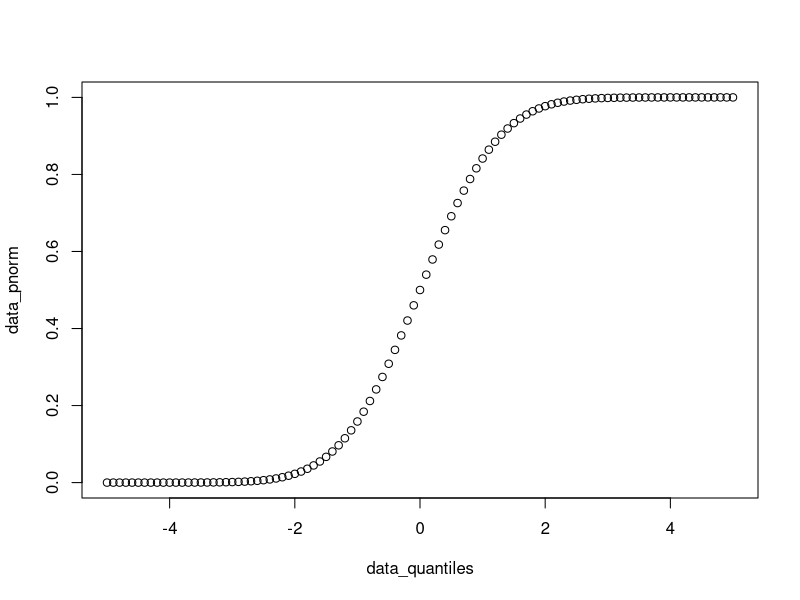
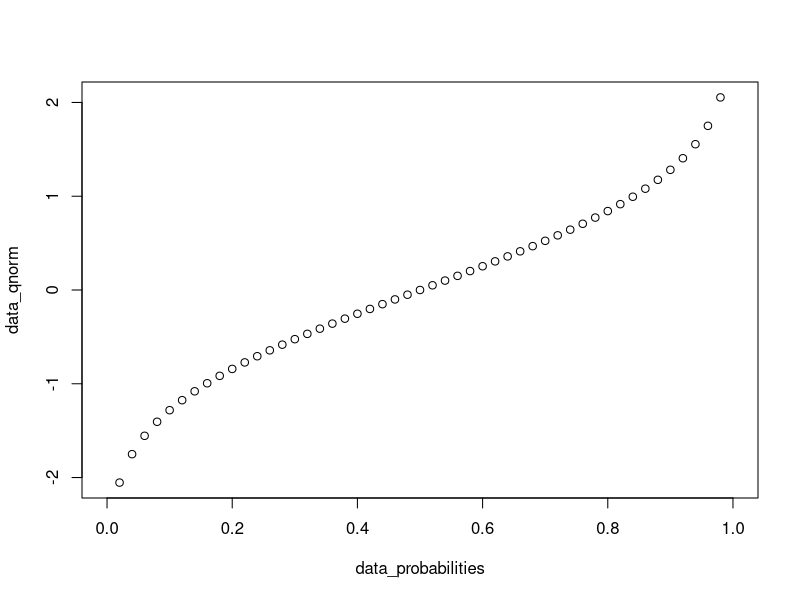
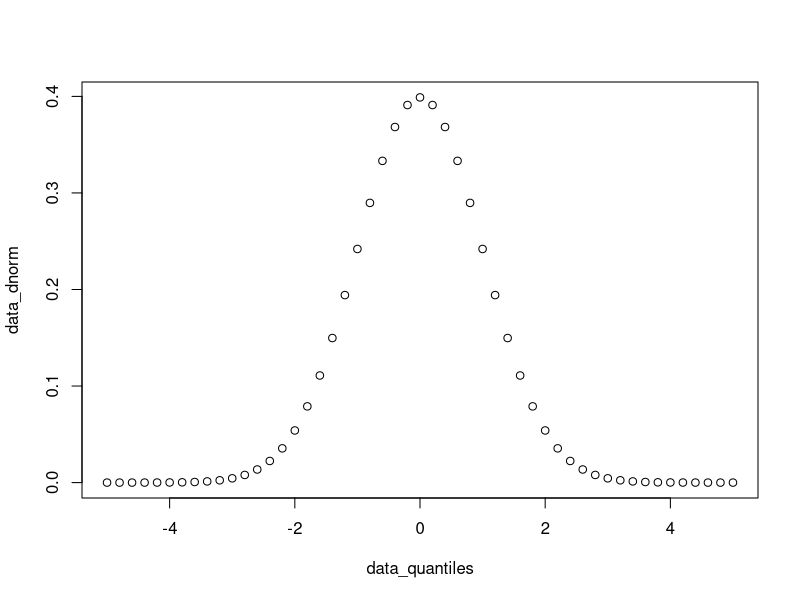
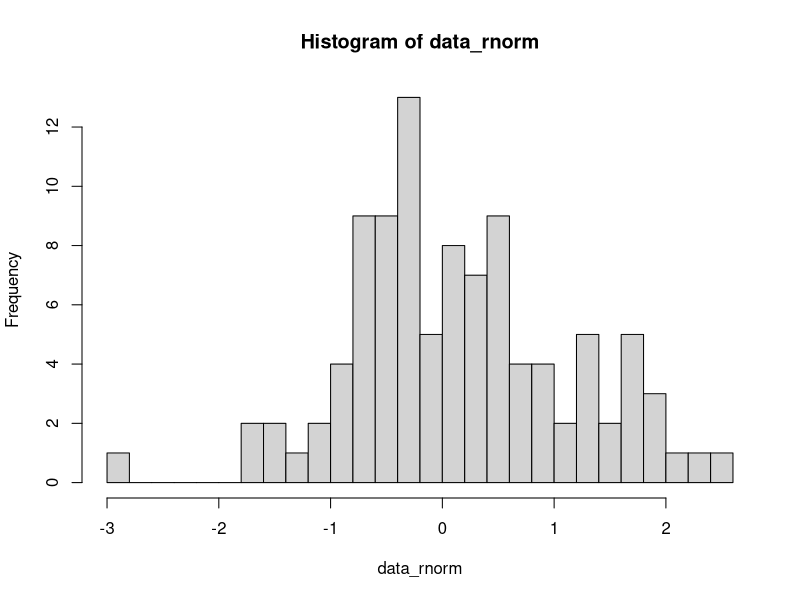
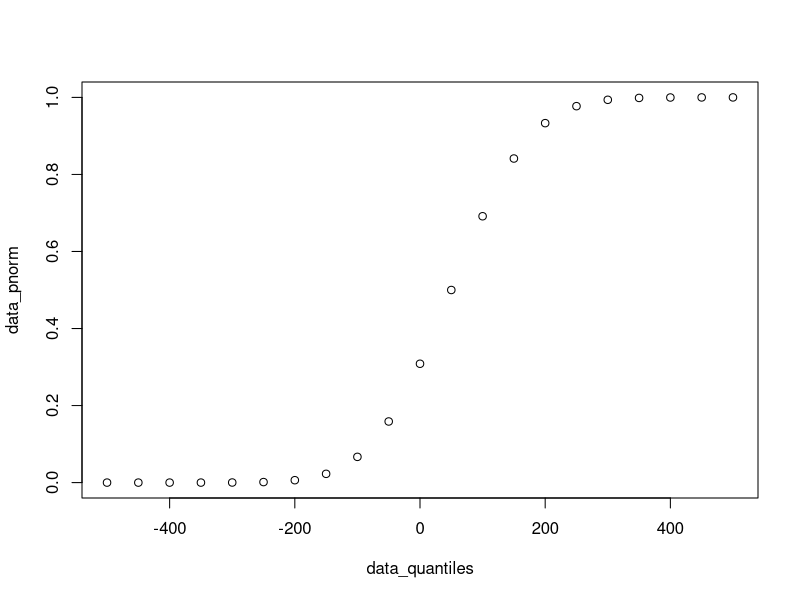
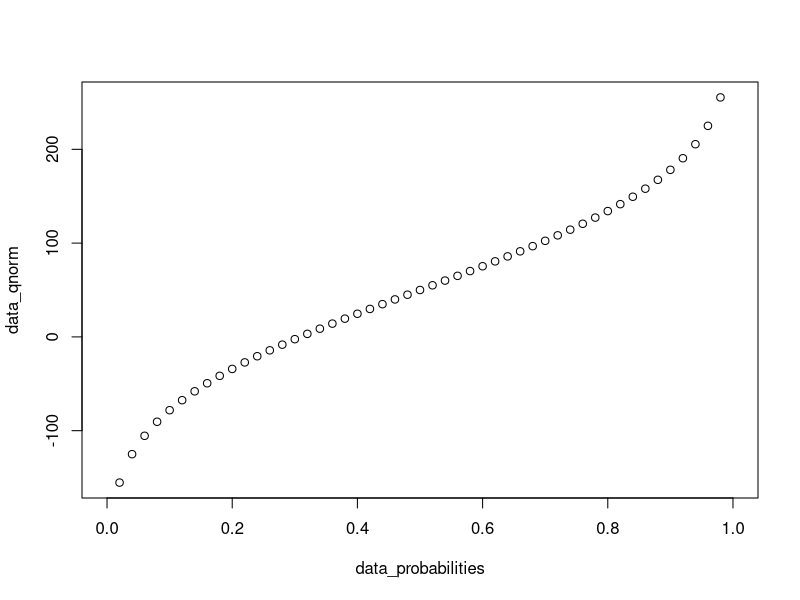
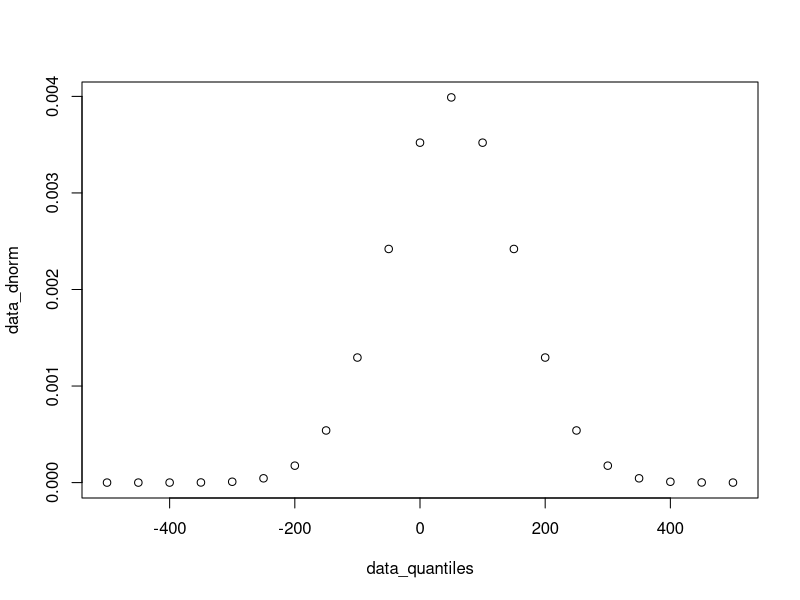
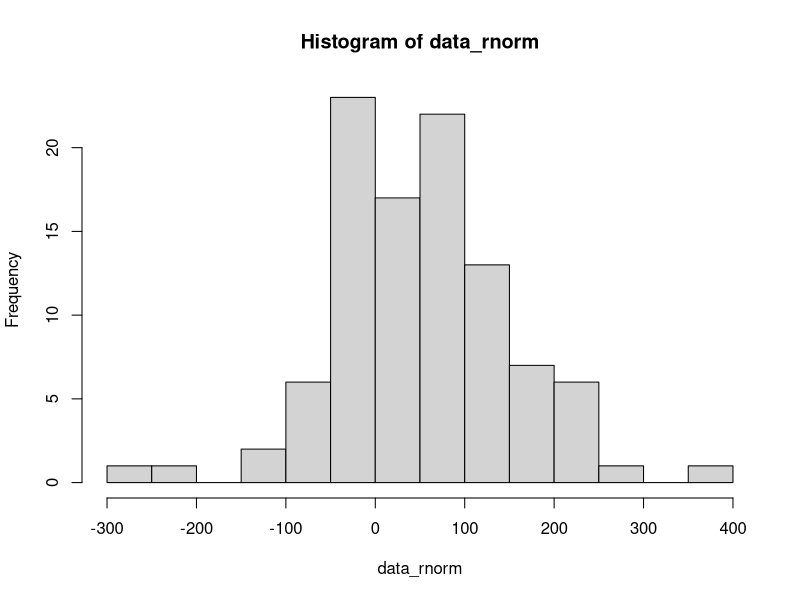

Write R code to recreate these figures, in order. (Note: this script raises an error after producing the figures.)
## ---- chunk 1
knitr::opts_chunk$set(echo = TRUE)
## ---- chunk 2
data_quantiles <- seq(-5, 5, 0.1)
head(data_quantiles)
## ---- chunk 3
data_pnorm <- pnorm(q = data_quantiles) 
head(data_pnorm)
## ---- chunk 4
plot(data_quantiles, data_pnorm)
## ---- chunk 5
data_probabilities <- seq(from = 0, to = 1, by = 0.02)
head(data_probabilities)
## ---- chunk 6
data_qnorm <- qnorm(p = data_probabilities) 
head(data_qnorm)
## ---- chunk 7
plot(data_probabilities, data_qnorm)
## ---- chunk 8
data_quantiles <- seq(-5, 5, 0.2)
head(data_quantiles)
## ---- chunk 9
data_dnorm <- dnorm(x = data_quantiles) 
head(data_dnorm)
## ---- chunk 10
plot(data_quantiles, data_dnorm)
## ---- chunk 11
data_rnorm <- rnorm(n = 100)
head(data_rnorm)
## ---- chunk 12
hist(data_rnorm, breaks = 20)
## ---- chunk 13
data_quantiles <- seq(-500, 500, 50)
head(data_quantiles)
## ---- chunk 14
data_pnorm <- pnorm(q = data_quantiles, mean = 50, sd = 100)
head(data_pnorm)
## ---- chunk 15
plot(data_quantiles, data_pnorm)
## ---- chunk 16
data_probabilities <- seq(from = 0, to = 1, by = 0.02)
head(data_probabilities)
## ---- chunk 17
data_qnorm <- qnorm(p = data_probabilities, mean = 50, sd = 100) 
head(data_qnorm)
## ---- chunk 18
plot(data_probabilities, data_qnorm)
## ---- chunk 19
data_quantiles <- seq(-500, 500, 50)
head(data_quantiles)
## ---- chunk 20
data_dnorm <- dnorm(x = data_quantiles, mean = 50, sd = 100) 
head(data_dnorm)
## ---- chunk 21
plot(data_quantiles, data_dnorm)
## ---- chunk 22
data_rnorm <- rnorm(n = 100, mean = 50, sd = 100)
head(data_rnorm)
## ---- chunk 23
hist(data_rnorm, breaks = 20)
## ---- chunk 24
data_quantiles <- seq(0, 50, 1)
head(data_quantiles)
## ---- chunk 25
data_pbinom <- pbinom(q = data_quantiles, size = 50, prob = 0.1)
head(data_pbinom)
## ---- chunk 26
plot(data_quantiles, data_pbinom)
## ---- chunk 27
data_probabilities <- seq(from = 0, to = 1, by = 0.02)
head(data_probabilities)
## ---- chunk 28
data_qbinom <- qbinom(p = data_probabilities, size = 50, prob = 0.1)
head(data_qbinom)
## ---- chunk 29
plot(data_probabilities, data_qbinom)
## ---- chunk 30
data_quantiles <- seq(0, 50, 1)
head(data_quantiles)
## ---- chunk 31
data_dbinom <- dbinom(x = data_quantiles, size = 50, prob = 0.1)
head(data_dbinom)
## ---- chunk 32
plot(data_quantiles, data_dbinom)
## ---- chunk 33
data_rbinom <- rbinom(n = 100, size = 50, prob = 0.1)
head(data_rbinom)
## ---- chunk 34
hist(data_rbinom, breaks = 20)
## ---- chunk 35
data_rnorm <- rnorm(n = 1000, mean = 50, sd = 100)
quantile(data_rnorm, probs = seq(0, 1, 0.1))
## ---- chunk 36
plot(
  seq(0, 1, 0.1),
  quantile(data_rnorm, probs = seq(0, 1, 0.1))
)
## ---- chunk 37
set.seed(1)
x <- rnorm(n = 1000, mean = 0, sd = 1)
y <- rnorm(n = 2000, mean = 1, sd = 1)
## ---- chunk 38
par(mfrow = c(2, 1))
hist(x, breaks = 30)
hist(y, breaks = 30)
par(mfrow = c(1, 1 ))
## ---- chunk 39
t.test(x, y)
## ---- chunk 40
t.test(y, x)
## ---- chunk 41
set.seed(1)
n_sample <- 10
x <- runif(n = n_sample, min = 10, max = 20)
y <- x + 2 + rnorm(n = n_sample, mean = 0, sd = 1)
## ---- chunk 42
mean(y - x)
## ---- chunk 43
t.test(x, y, paired = TRUE)
## ---- chunk 44
set.seed(1)
x <- runif(n = 10, min = 1, max = 11)
y <- runif(n = 5, min = 3, max = 13)
## ---- chunk 45
wilcox.test(x, y)
## ---- chunk 46
wilcox.test(x, y, alternative = "less")
## ---- chunk 47
set.seed(1)
n_sample <- 1000
x1 <- rnorm(n = n_sample, mean = 10, sd = 2)
x2 <- x1 + 5 + rnorm(n = n_sample, mean = 0, sd = 1)
x3 <- x2 + 0 + rnorm(n = n_sample, mean = 0, sd = 0.5)
data_aov <- data.frame(
  value = c(x1, x2, x3),
  group = c(
    rep("x1", length(x1)),
    rep("x2", length(x2)),
    rep("x3", length(x3))
  )
)
head(data_aov)
## ---- chunk 48
aov_result <- aov(value ~ group, data_aov)
aov_result
## ---- chunk 49
summary(aov_result)
## ---- chunk 50
data_fisher <- matrix(
  data = c(12, 4, 3, 23),
  nrow = 2, ncol = 2,
  dimnames = list(
    c("DE", "Not DE"),
    c("In pathway", "Not in pathway")
  )
)
data_fisher
## ---- chunk 51
fisher.test(data_fisher)
## ---- chunk 52
data_p_values <- runif(1E3, min = 0, max = 1)
data_p_adjusted <- p.adjust(data_p_values, method = "BH")
head(sort(data_p_adjusted))
## ---- chunk 53
par(mfrow = c(2, 1))
hist(data_p_values, xlim = c(0, 1), breaks = seq(0, 1, 0.05))
hist(data_p_adjusted, xlim = c(0, 1), breaks = seq(0, 1, 0.05))
par(mfrow = c(1, 1))
## ---- chunk 54
data(iris)
## ---- chunk 55
colnames(iris)
## ---- chunk 56
iris_features <- iris[ , c("Sepal.Length", "Sepal.Width", "Petal.Length", "Petal.Width")]
head(iris_features)
## ---- chunk 57
?prcomp
## ---- chunk 58
pca_iris <- prcomp(iris_features, center = TRUE, scale. = TRUE )
pca_iris
## ---- chunk 59
pca_iris$rotation
## ---- chunk 60
help(plot)
## ---- chunk 61
plot(pca_iris$x[ ,1], pca_iris$x[ ,2],
     col = iris$Species,
     pch = 19,
     xlab = "PC1",
     ylab = "PC2",
     main = "PCA of Iris Dataset"
     )
## ---- chunk 62
plot( )
## ---- chunk 63
explained_variance_ratio <- (pca_iris$sdev^2)/(sum(pca_iris$sdev^2))
explained_variance_ratio
## ---- chunk 64
barplot(explained_variance_ratio, 
        xlab = "PC",
        ylab = "% Variance explained",
        ylim = c(0, 1),
        main = "Percentage of Variance Explained"
        )
## ---- chunk 65
help(barplot)
barplot(explained_variance_ratio, 
        xlab = "PC",
        ylab = "% Variance explained",
        ylim = c(0, 1),
        main = "Percentage of Variance Explained",
        col = "skyblue", 
        border = NA
)
## ---- chunk 66
help(dist)
help(hclust)
## ---- chunk 67
dist_iris <- dist(iris_features, method = "euclidean")
hclust_iris_ward <- hclust(dist_iris, method = "ward.D2")
hclust_iris_ward
## ---- chunk 68
plot(hclust_iris_ward,
     labels = FALSE)
## ---- chunk 69
help(cutree)
## ---- chunk 70
iris_hclust_ward_labels <- cutree(hclust_iris_ward, k = 3, h = NULL)
iris_hclust_ward_labels
## ---- chunk 71
plot(iris_hclust_ward_labels)

## ---- chunk 72
# complete
hclust_iris_complete <- hclust(dist_iris, method = "complete" )
iris_hclust_complete_labels <- cutree(hclust_iris_complete, k = 3, h = NULL )
iris_hclust_complete_labels
## ---- chunk 73
# average
hclust_iris_average <- hclust(dist_iris, method = "average" )
iris_hclust_average_labels <- cutree(hclust_iris_average, k = 3, h = NULL )
iris_hclust_average_labels
## ---- chunk 74
# single
hclust_iris_single <- hclust(dist_iris, method = "single" )
iris_hclust_single_labels <- cutree(hclust_iris_single, k = 3, h = NULL )
iris_hclust_single_labels
## ---- chunk 75
par(mfrow = c(2, 2))
plot(iris_hclust_ward_labels )
plot(iris_hclust_complete_labels )
plot(iris_hclust_average_labels )
plot(iris_hclust_single_labels)
par(mfrow = c(1, 1))
## ---- chunk 76
help(plot)
plot(iris$Sepal.Length, iris$Sepal.Width,
     type = "p",
     xlab = "Sepal Length",
     ylab = "Sepal Width",
     main = "Iris Original Data Set - Length vs Width",
     col =iris_hclust_average_labels,
     pch = 19
     )
## ---- chunk 77
plot(iris$Sepal.Length, iris$Sepal.Width,
     type = "p",
     xlab = "Sepal Length",
     ylab = "Sepal Width",
     main = "Iris Original Data Set - Length vs Width",
     col =iris_hclust_single_labels)
## ---- chunk 78
library(Rtsne)
